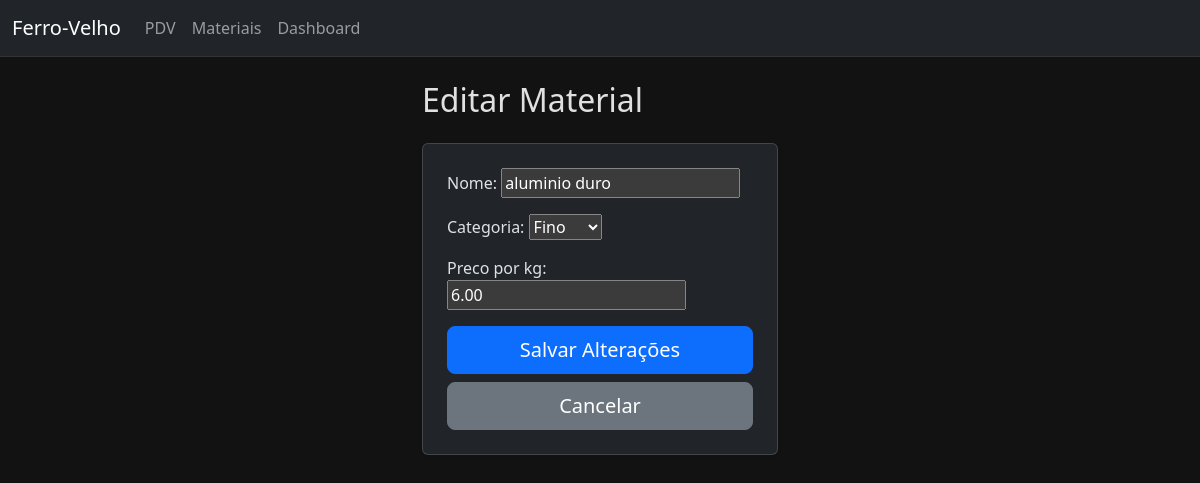
/materials/2/edit/ (signed in), run on the app's committed database.
### ferrovelho_app/models.py (models this page shows, shortened)
class Material(models.Model):
    CATEGORIAS = [
        ('Fino', 'Fino'),
        ('Sucata', 'Sucata'),
        ('Outro', 'Outro'),
    ]
    nome = models.CharField(max_length=100, unique=True)
    categoria = models.CharField(max_length=20, choices=CATEGORIAS, default='Fino')
    preco_por_kg = models.DecimalField(max_digits=10, decimal_places=2)

### ferrovelho_app/views.py (the view)
# urls.py: path('materials/<int:pk>/edit/', views.material_edit, name='material_edit'),
@staff_member_required
def material_edit(request, pk):
    material = get_object_or_404(Material, pk=pk)
    if request.method == 'POST':
        form = MaterialForm(request.POST, instance=material)
        if form.is_valid():
            form.save()
            return redirect('material_list_create')
    else:
        form = MaterialForm(instance=material)
    return render(request, 'ferrovelho_app/material_form.html', {'form': form, 'title': 'Editar Material'})

### ferrovelho_app/forms.py
class MaterialForm(forms.ModelForm):
    class Meta:
        model = Material
        fields = ['nome', 'categoria', 'preco_por_kg']

### ferrovelho_app/templates/ferrovelho_app/material_form.html (shortened to what this page needs)
{% extends 'ferrovelho_app/base.html' %}
{% block content %}
    <div class="row justify-content-center">
        <div class="col-md-6 col-lg-4">
            <h2 class="mb-4">{{ title }}</h2>
            <form method="post" class="card p-4 shadow-sm">
                {{ form.as_p }}
                <button type="submit" class="btn btn-primary btn-lg w-100">Salvar Alterações</button>
                <a href="{% url 'material_list_create' %}" class="btn btn-secondary btn-lg w-100 mt-2">Cancelar</a>
            </form>
        </div>
    </div>
{% endblock %}

### ferrovelho_app/templates/ferrovelho_app/base.html (style rules this page uses)
body { background-color: #121212; color: #e0e0e0; }

### data on the page
Material: nome "aluminio duro", categoria "Fino", preco_por_kg "6.00"

### other printed values
{{ title }} "Editar Material"
